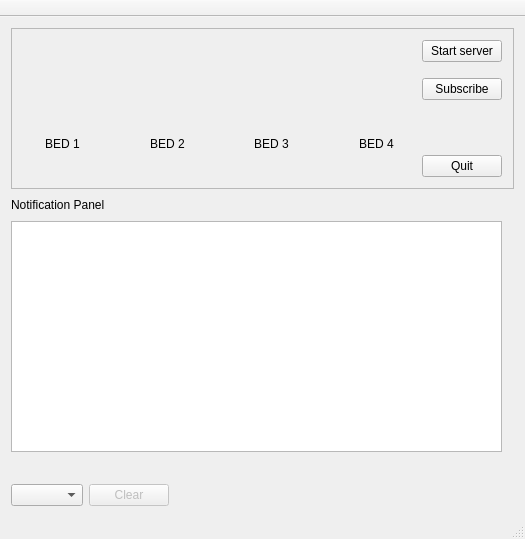
<?xml version="1.0" encoding="UTF-8"?>
<ui version="4.0">
 <class>MainWindow</class>
 <widget class="QMainWindow" name="MainWindow">
  <property name="geometry">
   <rect>
    <x>0</x>
    <y>0</y>
    <width>525</width>
    <height>539</height>
   </rect>
  </property>
  <property name="minimumSize">
   <size>
    <width>525</width>
    <height>539</height>
   </size>
  </property>
  <property name="maximumSize">
   <size>
    <width>592</width>
    <height>549</height>
   </size>
  </property>
  <property name="windowTitle">
   <string>MainWindow</string>
  </property>
  <widget class="QWidget" name="centralWidget">
   <layout class="QVBoxLayout" name="verticalLayout_5">
    <item>
     <widget class="QFrame" name="frame">
      <property name="frameShape">
       <enum>QFrame::StyledPanel</enum>
      </property>
      <property name="frameShadow">
       <enum>QFrame::Raised</enum>
      </property>
      <layout class="QGridLayout" name="gridLayout_5">
       <item row="0" column="0">
        <layout class="QHBoxLayout" name="horizontalLayout_3">
         <property name="sizeConstraint">
          <enum>QLayout::SetNoConstraint</enum>
         </property>
         <item>
          <layout class="QHBoxLayout" name="horizontalLayout_2">
           <item>
            <layout class="QVBoxLayout" name="verticalLayout">
             <item>
              <widget class="QLabel" name="info_bed_1">
               <property name="minimumSize">
                <size>
                 <width>79</width>
                 <height>91</height>
                </size>
               </property>
               <property name="maximumSize">
                <size>
                 <width>79</width>
                 <height>91</height>
                </size>
               </property>
               <property name="autoFillBackground">
                <bool>true</bool>
               </property>
               <property name="text">
                <string/>
               </property>
              </widget>
             </item>
             <item>
              <widget class="QLabel" name="label_bed_1">
               <property name="text">
                <string>BED 1</string>
               </property>
               <property name="alignment">
                <set>Qt::AlignCenter</set>
               </property>
              </widget>
             </item>
             <item>
              <spacer name="verticalSpacer_9">
               <property name="orientation">
                <enum>Qt::Vertical</enum>
               </property>
               <property name="sizeHint" stdset="0">
                <size>
                 <width>20</width>
                 <height>40</height>
                </size>
               </property>
              </spacer>
             </item>
            </layout>
           </item>
           <item>
            <spacer name="horizontalSpacer">
             <property name="orientation">
              <enum>Qt::Horizontal</enum>
             </property>
             <property name="sizeHint" stdset="0">
              <size>
               <width>40</width>
               <height>20</height>
              </size>
             </property>
            </spacer>
           </item>
           <item>
            <layout class="QVBoxLayout" name="verticalLayout_7">
             <item>
              <widget class="QLabel" name="info_bed_2">
               <property name="minimumSize">
                <size>
                 <width>79</width>
                 <height>91</height>
                </size>
               </property>
               <property name="maximumSize">
                <size>
                 <width>79</width>
                 <height>91</height>
                </size>
               </property>
               <property name="text">
                <string/>
               </property>
              </widget>
             </item>
             <item>
              <widget class="QLabel" name="label_bed_2">
               <property name="text">
                <string>BED 2</string>
               </property>
               <property name="alignment">
                <set>Qt::AlignCenter</set>
               </property>
              </widget>
             </item>
             <item>
              <spacer name="verticalSpacer_10">
               <property name="orientation">
                <enum>Qt::Vertical</enum>
               </property>
               <property name="sizeHint" stdset="0">
                <size>
                 <width>20</width>
                 <height>40</height>
                </size>
               </property>
              </spacer>
             </item>
            </layout>
           </item>
           <item>
            <spacer name="horizontalSpacer_2">
             <property name="orientation">
              <enum>Qt::Horizontal</enum>
             </property>
             <property name="sizeHint" stdset="0">
              <size>
               <width>40</width>
               <height>20</height>
              </size>
             </property>
            </spacer>
           </item>
           <item>
            <layout class="QVBoxLayout" name="verticalLayout_6">
             <item>
              <widget class="QLabel" name="info_bed_3">
               <property name="minimumSize">
                <size>
                 <width>79</width>
                 <height>91</height>
                </size>
               </property>
               <property name="maximumSize">
                <size>
                 <width>79</width>
                 <height>91</height>
                </size>
               </property>
               <property name="text">
                <string/>
               </property>
              </widget>
             </item>
             <item>
              <widget class="QLabel" name="label_bed_3">
               <property name="text">
                <string>BED 3</string>
               </property>
               <property name="alignment">
                <set>Qt::AlignCenter</set>
               </property>
              </widget>
             </item>
             <item>
              <spacer name="verticalSpacer_6">
               <property name="orientation">
                <enum>Qt::Vertical</enum>
               </property>
               <property name="sizeHint" stdset="0">
                <size>
                 <width>20</width>
                 <height>40</height>
                </size>
               </property>
              </spacer>
             </item>
            </layout>
           </item>
           <item>
            <spacer name="horizontalSpacer_3">
             <property name="orientation">
              <enum>Qt::Horizontal</enum>
             </property>
             <property name="sizeHint" stdset="0">
              <size>
               <width>40</width>
               <height>20</height>
              </size>
             </property>
            </spacer>
           </item>
           <item>
            <layout class="QVBoxLayout" name="verticalLayout_2">
             <item>
              <widget class="QLabel" name="info_bed_4">
               <property name="minimumSize">
                <size>
                 <width>79</width>
                 <height>91</height>
                </size>
               </property>
               <property name="maximumSize">
                <size>
                 <width>79</width>
                 <height>91</height>
                </size>
               </property>
               <property name="text">
                <string/>
               </property>
              </widget>
             </item>
             <item>
              <widget class="QLabel" name="label_bed_4">
               <property name="text">
                <string>BED 4</string>
               </property>
               <property name="alignment">
                <set>Qt::AlignCenter</set>
               </property>
              </widget>
             </item>
             <item>
              <spacer name="verticalSpacer_3">
               <property name="orientation">
                <enum>Qt::Vertical</enum>
               </property>
               <property name="sizeHint" stdset="0">
                <size>
                 <width>20</width>
                 <height>40</height>
                </size>
               </property>
              </spacer>
             </item>
            </layout>
           </item>
          </layout>
         </item>
         <item>
          <spacer name="horizontalSpacer_6">
           <property name="orientation">
            <enum>Qt::Horizontal</enum>
           </property>
           <property name="sizeHint" stdset="0">
            <size>
             <width>40</width>
             <height>20</height>
            </size>
           </property>
          </spacer>
         </item>
         <item>
          <layout class="QVBoxLayout" name="verticalLayout_3">
           <item>
            <widget class="QPushButton" name="pushButtonServer">
             <property name="text">
              <string>Start server</string>
             </property>
             <property name="icon">
              <iconset>
               <normaloff>:/icons/server_.jpg</normaloff>:/icons/server_.jpg</iconset>
             </property>
             <property name="checkable">
              <bool>true</bool>
             </property>
            </widget>
           </item>
           <item>
            <spacer name="verticalSpacer_5">
             <property name="orientation">
              <enum>Qt::Vertical</enum>
             </property>
             <property name="sizeType">
              <enum>QSizePolicy::Preferred</enum>
             </property>
             <property name="sizeHint" stdset="0">
              <size>
               <width>20</width>
               <height>10</height>
              </size>
             </property>
            </spacer>
           </item>
           <item>
            <widget class="QPushButton" name="pushButtonSubscribe">
             <property name="text">
              <string>Subscribe</string>
             </property>
             <property name="icon">
              <iconset>
               <normaloff>:/icons/notification.png</normaloff>:/icons/notification.png</iconset>
             </property>
             <property name="checkable">
              <bool>true</bool>
             </property>
            </widget>
           </item>
           <item>
            <spacer name="verticalSpacer">
             <property name="orientation">
              <enum>Qt::Vertical</enum>
             </property>
             <property name="sizeHint" stdset="0">
              <size>
               <width>20</width>
               <height>40</height>
              </size>
             </property>
            </spacer>
           </item>
           <item>
            <widget class="QPushButton" name="pushButtonQuit">
             <property name="text">
              <string>Quit</string>
             </property>
            </widget>
           </item>
          </layout>
         </item>
        </layout>
       </item>
      </layout>
     </widget>
    </item>
    <item>
     <layout class="QVBoxLayout" name="verticalLayout_4">
      <item>
       <layout class="QHBoxLayout" name="horizontalLayout_4">
        <item>
         <widget class="QLabel" name="label">
          <property name="text">
           <string>Notification Panel</string>
          </property>
         </widget>
        </item>
        <item>
         <spacer name="horizontalSpacer_4">
          <property name="orientation">
           <enum>Qt::Horizontal</enum>
          </property>
          <property name="sizeHint" stdset="0">
           <size>
            <width>40</width>
            <height>20</height>
           </size>
          </property>
         </spacer>
        </item>
       </layout>
      </item>
      <item>
       <layout class="QHBoxLayout" name="horizontalLayout_5">
        <item>
         <widget class="QTextEdit" name="textEdit">
          <property name="minimumSize">
           <size>
            <width>491</width>
            <height>231</height>
           </size>
          </property>
         </widget>
        </item>
        <item>
         <spacer name="horizontalSpacer_5">
          <property name="orientation">
           <enum>Qt::Horizontal</enum>
          </property>
          <property name="sizeHint" stdset="0">
           <size>
            <width>40</width>
            <height>20</height>
           </size>
          </property>
         </spacer>
        </item>
       </layout>
      </item>
      <item>
       <spacer name="verticalSpacer_2">
        <property name="orientation">
         <enum>Qt::Vertical</enum>
        </property>
        <property name="sizeHint" stdset="0">
         <size>
          <width>20</width>
          <height>40</height>
         </size>
        </property>
       </spacer>
      </item>
      <item>
       <layout class="QHBoxLayout" name="horizontalLayout_6">
        <item>
         <widget class="QComboBox" name="comboBox"/>
        </item>
        <item>
         <widget class="QPushButton" name="pushButtonClear">
          <property name="enabled">
           <bool>false</bool>
          </property>
          <property name="text">
           <string>Clear</string>
          </property>
         </widget>
        </item>
        <item>
         <spacer name="horizontalSpacer_7">
          <property name="orientation">
           <enum>Qt::Horizontal</enum>
          </property>
          <property name="sizeHint" stdset="0">
           <size>
            <width>40</width>
            <height>20</height>
           </size>
          </property>
         </spacer>
        </item>
       </layout>
      </item>
     </layout>
    </item>
   </layout>
  </widget>
  <widget class="QMenuBar" name="menuBar">
   <property name="geometry">
    <rect>
     <x>0</x>
     <y>0</y>
     <width>525</width>
     <height>21</height>
    </rect>
   </property>
  </widget>
  <widget class="QToolBar" name="mainToolBar">
   <property name="enabled">
    <bool>false</bool>
   </property>
   <property name="movable">
    <bool>false</bool>
   </property>
   <property name="floatable">
    <bool>false</bool>
   </property>
   <attribute name="toolBarArea">
    <enum>TopToolBarArea</enum>
   </attribute>
   <attribute name="toolBarBreak">
    <bool>false</bool>
   </attribute>
  </widget>
  <widget class="QStatusBar" name="statusBar"/>
 </widget>
 <layoutdefault spacing="6" margin="11"/>
 <resources/>
 <connections>
  <connection>
   <sender>pushButtonQuit</sender>
   <signal>clicked()</signal>
   <receiver>MainWindow</receiver>
   <slot>close()</slot>
   <hints>
    <hint type="sourcelabel">
     <x>499</x>
     <y>178</y>
    </hint>
    <hint type="destinationlabel">
     <x>524</x>
     <y>276</y>
    </hint>
   </hints>
  </connection>
  <connection>
   <sender>pushButtonServer</sender>
   <signal>toggled(bool)</signal>
   <receiver>pushButtonSubscribe</receiver>
   <slot>setEnabled(bool)</slot>
   <hints>
    <hint type="sourcelabel">
     <x>499</x>
     <y>88</y>
    </hint>
    <hint type="destinationlabel">
     <x>499</x>
     <y>131</y>
    </hint>
   </hints>
  </connection>
  <connection>
   <sender>comboBox</sender>
   <signal>currentIndexChanged(int)</signal>
   <receiver>pushButtonClear</receiver>
   <slot>toggle()</slot>
   <hints>
    <hint type="sourcelabel">
     <x>74</x>
     <y>496</y>
    </hint>
    <hint type="destinationlabel">
     <x>101</x>
     <y>496</y>
    </hint>
   </hints>
  </connection>
  <connection>
   <sender>pushButtonServer</sender>
   <signal>toggled(bool)</signal>
   <receiver>comboBox</receiver>
   <slot>setEnabled(bool)</slot>
   <hints>
    <hint type="sourcelabel">
     <x>440</x>
     <y>80</y>
    </hint>
    <hint type="destinationlabel">
     <x>44</x>
     <y>491</y>
    </hint>
   </hints>
  </connection>
  <connection>
   <sender>pushButtonServer</sender>
   <signal>toggled(bool)</signal>
   <receiver>pushButtonClear</receiver>
   <slot>setEnabled(bool)</slot>
   <hints>
    <hint type="sourcelabel">
     <x>481</x>
     <y>84</y>
    </hint>
    <hint type="destinationlabel">
     <x>143</x>
     <y>498</y>
    </hint>
   </hints>
  </connection>
 </connections>
</ui>
